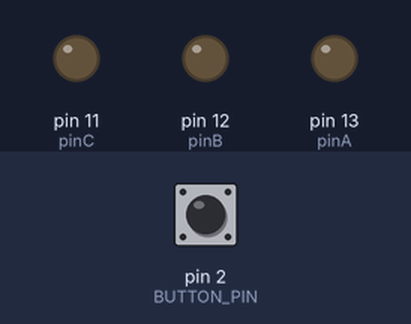
Bench run of a sketch on a simulated Arduino Uno, built with avr-gcc and run on an emulated ATmega328P. On the bench: output pins drawn as LEDs (lit = HIGH). The inputs (shaded band) are chosen by the test bench; at power-on: pin 2 (BUTTON_PIN) LOW.

Above: at 1.2 s.
1.3 s: pin 2 (BUTTON_PIN) pulled HIGH for 0.15 s
At 1.41 s:
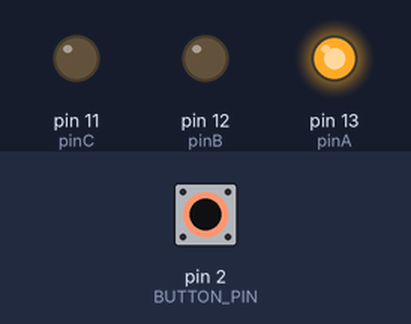
3.0 s: pin 2 (BUTTON_PIN) pulled HIGH for 1 s
At 3.11 s:
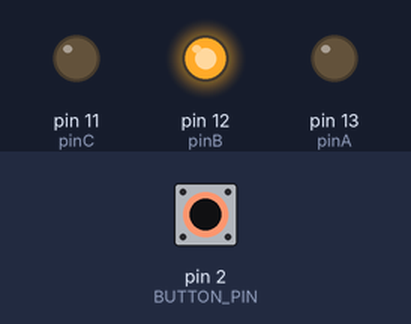
5.5 s: pin 2 (BUTTON_PIN) pulled HIGH for 0.15 s
At 5.61 s:
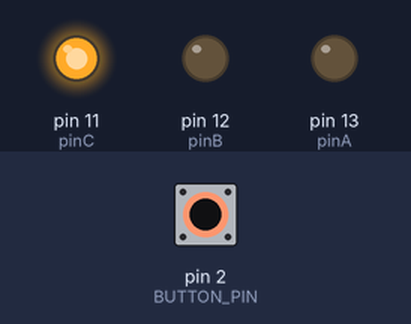
Timing chart, 0 to 8.5 s (numbered marks = the images above; inputs shaded):
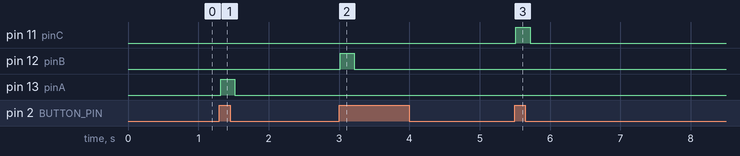

Measured:
- after the input at 1.3 s, pin 13 (pinA): LOW → HIGH at once, → LOW 0.20 s later
- after the input at 3.0 s, pin 12 (pinB): LOW → HIGH at once, → LOW 0.20 s later
- after the input at 5.5 s, pin 11 (pinC): LOW → HIGH at once, → LOW 0.20 s later

The sketch:

waveLed.ino
```cpp
#define BUTTON_PIN 2
int pinA = 13;
int pinB = 12;
int pinC = 11;
int z = 1;
int a = 1;
int c = 0;
int lastState = LOW;
void setup() {
  // put your setup code here, to run once:
  pinMode(pinA, OUTPUT);
  pinMode(pinB, OUTPUT);
  pinMode(pinC, OUTPUT);
  pinMode(BUTTON_PIN, INPUT);
  Serial.begin(9600);
}

void loop() {
  // put your main code here, to run repeatedly:
  int buttonState = digitalRead(BUTTON_PIN);
  if (buttonState == HIGH && lastState == LOW) {
    delay(15);
    digitalWrite(11 + z, LOW);
    z = (z + a + 3) % 3;
    a = z == 1 ? a : -a;
    digitalWrite(11 + z, HIGH);
    delay(200);
  } else {
    digitalWrite(11 + z, LOW);
  }
  lastState = buttonState;
}
```
